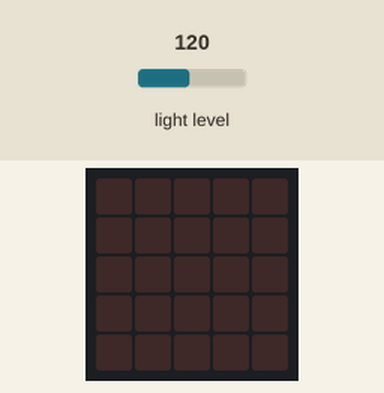
Bench run of a program on a simulated Calliope mini (MakeCode). On the bench: the board's 5×5 LED display. The test bench sets the inputs (shaded band); at power-on: light level 120.

Above: at 1.2 s.
1.3 s: light level set to 33
2.8 s: light level set to 26
At 3.4 s:
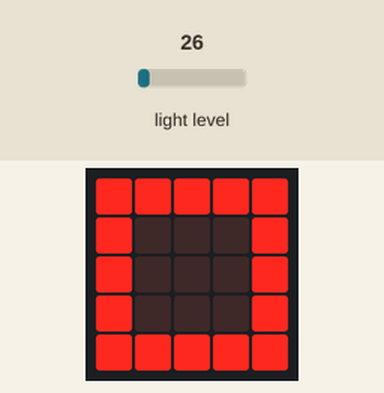
4.4 s: light level set to 64
At 5.2 s:
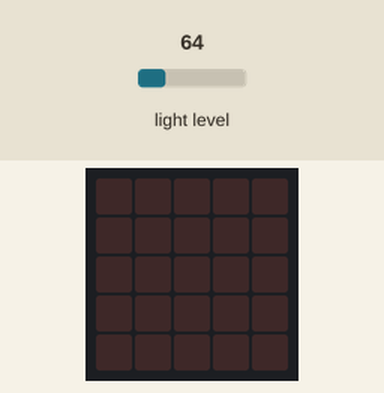
6.1 s: light level set to 5
At 7.0 s:
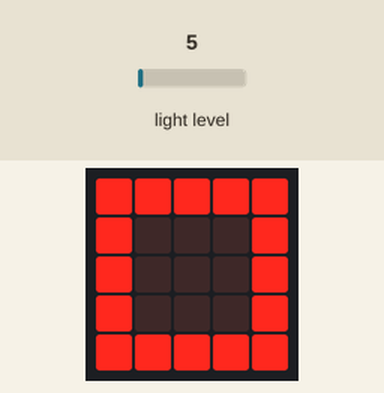
7.8 s: light level set to 128
At 8.7 s:
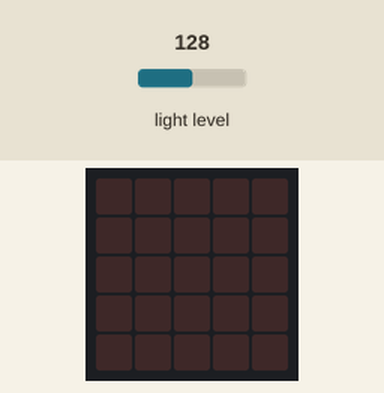
Timing chart, 0 to 10.4 s (numbered marks = the images above; inputs shaded):
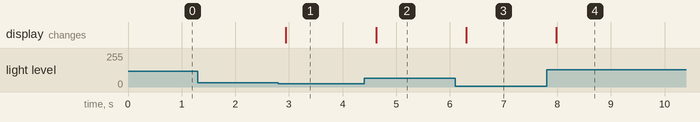

The program:

main.ts
```typescript
basic.forever(function () {
    if (input.lightLevel() < 30) {
        basic.showLeds(`
            # # # # #
            # . . . #
            # . . . #
            # . . . #
            # # # # #
            `)
    } else {
        basic.showLeds(`
            . . . . .
            . . . . .
            . . . . .
            . . . . .
            . . . . .
            `)
    }
})
```

test.ts
```typescript
// Hier kann man Tests durchführen; diese Datei wird nicht kompiliert, wenn dieses Paket als Erweiterung verwendet wird.
```

Measured:
- the behaviour switches between 30 and 29 on light level (found by bisection; images 0 and 1)
- after the input at 1.3 s, every drawn part: stays the same
- after the input at 2.8 s, the display: changes after 0.14 s (image 1)
- after the input at 4.4 s, the display: changes after 0.22 s (image 2)
- after the input at 6.1 s, the display: changes after 0.20 s (image 3)
- after the input at 7.8 s, the display: changes after 0.18 s (image 4)
